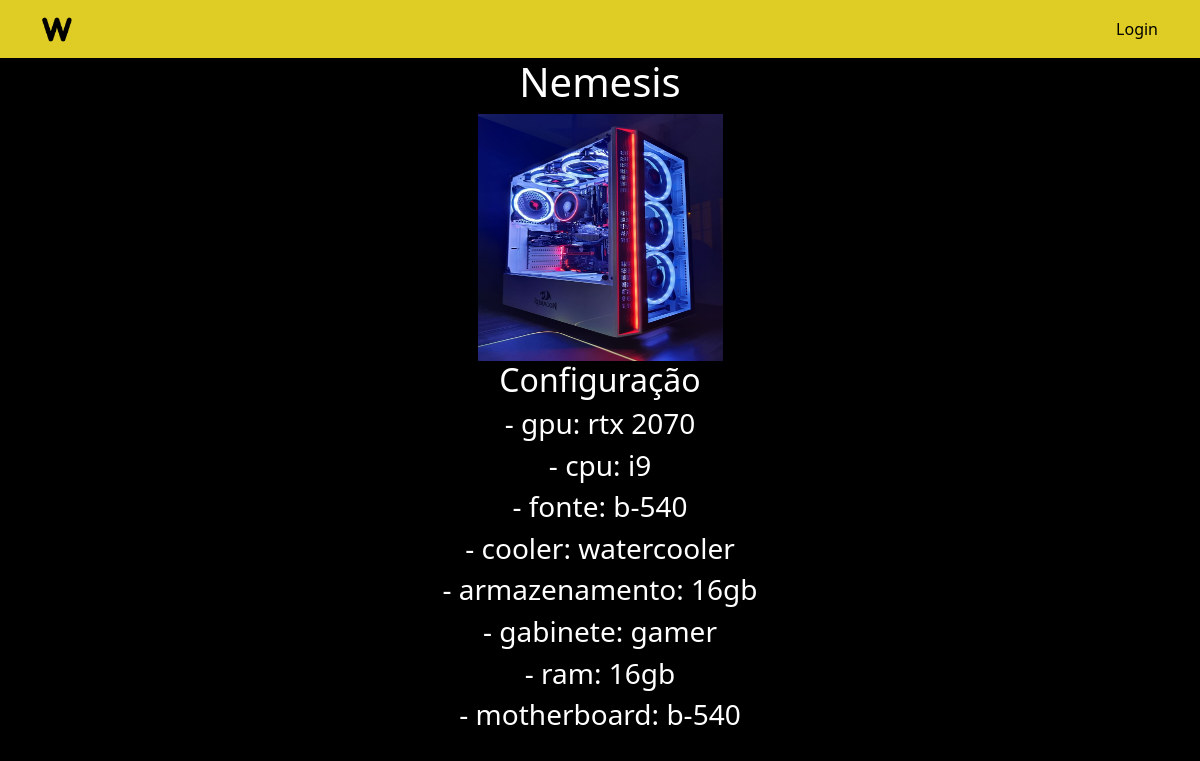
Page /product/1 on the committed database.
### venda/models.py (models this page shows, shortened)
class Produto(models.Model):
    nome = models.CharField(max_length=100, help_text='Nome')
    descricao = models.CharField(max_length=100, help_text='Descrição')
    preco = models.FloatField(help_text='Preço')
    imagem = models.ImageField(upload_to='images', default='Sem imagem')
    estoque = models.IntegerField(default=0)
    CATEGORIAS = (
        ('c', 'Computador'),
        ('p', 'Periférico'),
        ('a', 'Acessório')
    )
    categoria = models.CharField(max_length=1,
                                 choices=CATEGORIAS,
                                 default='c',
                                 blank=True,
                                 help_text='Categoria do produto')
    def pecas_pc(self):
        valores = PC.objects.filter(produto__nome__icontains=self.nome).values()
        valores = valores[0]
        gpu = valores['gpu']
        cpu = valores['cpu']
        fonte = valores['fonte']
        cooler = valores['cooler']
        armazenamento = valores['armazenamento']
        gabinete = valores['gabinete']
        ram = valores['memoria_ram']
        motherboard = valores['motherboard']
        pecas = {
            'gpu': gpu,
            'cpu': cpu,
            'fonte': fonte,
            'cooler': cooler,
            'armazenamento': armazenamento,
            'gabinete': gabinete,
            'ram': ram,
            'motherboard': motherboard,
        }
        return pecas

class PC(models.Model):
    id = models.UUIDField(primary_key=True, default=uuid.uuid4, help_text='ID')
    produto = models.ForeignKey('Produto', on_delete=models.SET_NULL, null=True)
    cpu = models.CharField(max_length=100, help_text='CPU')
    gpu = models.CharField(max_length=100, help_text='GPU')
    memoria_ram = models.CharField(max_length=100, help_text='Memória Ram')
    motherboard = models.CharField(max_length=100, help_text='Placa mãe')
    armazenamento = models.CharField(max_length=100, help_text='Armazenamento')
    cooler = models.CharField(max_length=100, help_text='Sistema de resfriamento')
    fonte = models.CharField(max_length=100, help_text='Fonte')
    gabinete = models.CharField(max_length=100, help_text='Gabinete')

### venda/views.py (the view)
# urls.py: path('product/<int:pk>', ProductDetailView.as_view(), name='product-detail'),
class ProductDetailView(DetailView):
    model = Produto

### venda/templates/venda/produto_detail.html
{% extends "base_generic.html" %}
{% block head %}
{% load static %}
<link rel="stylesheet" href="{% static 'css/styles.css' %}" />
{% endblock %}
{% block content %}
  <h1>{{ produto.nome }}</h1>
  <img style="width: 245px; height: 247px" src="{{ produto.imagem.url }}"/>
  <h2>Configuração</h2>
  {% for chave, produto in produto.pecas_pc.items %}
  <h3>- {{ chave }}: {{ produto }}</h3>
  {% endfor %}
{% endblock %}}

### rows in the picture
Produto: nome "Nemesis", imagem (picture)
PC: pecas_pc "rtx 2070" "i9" "b-540" "watercooler" "16gb" "gamer" "16gb" "b-540"

### other values in the picture
{{ chave }} "gpu" "cpu" "fonte" "cooler" "armazenamento" "gabinete" "ram" "motherboard"
